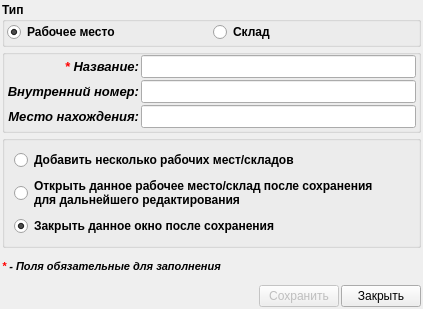
<?xml version="1.0" encoding="UTF-8"?>
<ui version="4.0">
 <class>AddWorkerPlace</class>
 <widget class="QDialog" name="AddWorkerPlace">
  <property name="geometry">
   <rect>
    <x>0</x>
    <y>0</y>
    <width>423</width>
    <height>309</height>
   </rect>
  </property>
  <property name="windowTitle">
   <string>Добавление рабочего места/склада</string>
  </property>
  <layout class="QVBoxLayout" name="verticalLayout_3">
   <property name="spacing">
    <number>2</number>
   </property>
   <property name="margin">
    <number>2</number>
   </property>
   <item>
    <widget class="QGroupBox" name="groupBox_3">
     <property name="font">
      <font>
       <weight>75</weight>
       <bold>true</bold>
      </font>
     </property>
     <property name="title">
      <string>Тип</string>
     </property>
     <layout class="QHBoxLayout" name="horizontalLayout">
      <property name="spacing">
       <number>2</number>
      </property>
      <property name="leftMargin">
       <number>2</number>
      </property>
      <property name="topMargin">
       <number>0</number>
      </property>
      <property name="rightMargin">
       <number>2</number>
      </property>
      <property name="bottomMargin">
       <number>2</number>
      </property>
      <item>
       <widget class="QRadioButton" name="wp">
        <property name="text">
         <string>Рабочее место</string>
        </property>
        <property name="checked">
         <bool>true</bool>
        </property>
       </widget>
      </item>
      <item>
       <widget class="QRadioButton" name="wh">
        <property name="text">
         <string>Склад</string>
        </property>
       </widget>
      </item>
     </layout>
    </widget>
   </item>
   <item>
    <widget class="QGroupBox" name="groupBox_2">
     <property name="title">
      <string/>
     </property>
     <layout class="QVBoxLayout" name="verticalLayout_2">
      <property name="spacing">
       <number>2</number>
      </property>
      <property name="leftMargin">
       <number>2</number>
      </property>
      <property name="topMargin">
       <number>0</number>
      </property>
      <property name="rightMargin">
       <number>2</number>
      </property>
      <property name="bottomMargin">
       <number>2</number>
      </property>
      <item>
       <layout class="QGridLayout" name="gridLayout">
        <property name="spacing">
         <number>2</number>
        </property>
        <item row="0" column="0">
         <widget class="QLabel" name="label">
          <property name="font">
           <font>
            <pointsize>10</pointsize>
            <weight>75</weight>
            <italic>true</italic>
            <bold>true</bold>
           </font>
          </property>
          <property name="text">
           <string>&lt;!DOCTYPE HTML PUBLIC &quot;-//W3C//DTD HTML 4.0//EN&quot; &quot;http://www.w3.org/TR/REC-html40/strict.dtd&quot;&gt;
&lt;html&gt;&lt;head&gt;&lt;meta name=&quot;qrichtext&quot; content=&quot;1&quot; /&gt;&lt;style type=&quot;text/css&quot;&gt;
p, li { white-space: pre-wrap; }
&lt;/style&gt;&lt;/head&gt;&lt;body style=&quot; font-family:'MS Shell Dlg 2'; font-size:8.25pt; font-weight:400; font-style:normal;&quot;&gt;
&lt;p style=&quot; margin-top:0px; margin-bottom:0px; margin-left:0px; margin-right:0px; -qt-block-indent:0; text-indent:0px;&quot;&gt;&lt;span style=&quot; font-size:10pt; font-weight:600; font-style:italic; color:#ff0000;&quot;&gt;*&lt;/span&gt;&lt;span style=&quot; font-size:10pt; font-weight:600; font-style:italic;&quot;&gt; Название:&lt;/span&gt;&lt;/p&gt;&lt;/body&gt;&lt;/html&gt;</string>
          </property>
          <property name="alignment">
           <set>Qt::AlignRight|Qt::AlignTrailing|Qt::AlignVCenter</set>
          </property>
         </widget>
        </item>
        <item row="0" column="1">
         <widget class="QLineEdit" name="name">
          <property name="font">
           <font>
            <pointsize>10</pointsize>
            <weight>75</weight>
            <bold>true</bold>
           </font>
          </property>
         </widget>
        </item>
        <item row="1" column="0">
         <widget class="QLabel" name="label_4">
          <property name="font">
           <font>
            <pointsize>10</pointsize>
            <weight>75</weight>
            <italic>true</italic>
            <bold>true</bold>
           </font>
          </property>
          <property name="text">
           <string>Внутренний номер:</string>
          </property>
          <property name="alignment">
           <set>Qt::AlignRight|Qt::AlignTrailing|Qt::AlignVCenter</set>
          </property>
         </widget>
        </item>
        <item row="1" column="1">
         <widget class="QLineEdit" name="internalNumber">
          <property name="font">
           <font>
            <pointsize>10</pointsize>
            <weight>75</weight>
            <bold>true</bold>
           </font>
          </property>
         </widget>
        </item>
        <item row="2" column="0">
         <widget class="QLabel" name="label_5">
          <property name="font">
           <font>
            <pointsize>10</pointsize>
            <weight>75</weight>
            <italic>true</italic>
            <bold>true</bold>
           </font>
          </property>
          <property name="text">
           <string>Место нахождения:</string>
          </property>
          <property name="alignment">
           <set>Qt::AlignRight|Qt::AlignTrailing|Qt::AlignVCenter</set>
          </property>
         </widget>
        </item>
        <item row="2" column="1">
         <widget class="QLineEdit" name="location">
          <property name="font">
           <font>
            <pointsize>10</pointsize>
            <weight>75</weight>
            <bold>true</bold>
           </font>
          </property>
         </widget>
        </item>
       </layout>
      </item>
     </layout>
    </widget>
   </item>
   <item>
    <widget class="QGroupBox" name="groupBox">
     <property name="font">
      <font>
       <weight>75</weight>
       <bold>true</bold>
      </font>
     </property>
     <property name="title">
      <string/>
     </property>
     <layout class="QVBoxLayout" name="verticalLayout">
      <item>
       <widget class="QRadioButton" name="addMoreWP">
        <property name="text">
         <string>Добавить несколько рабочих мест/складов</string>
        </property>
        <property name="checked">
         <bool>false</bool>
        </property>
       </widget>
      </item>
      <item>
       <widget class="QRadioButton" name="editWPAfterSave">
        <property name="text">
         <string>Открыть данное рабочее место/склад после сохранения
для дальнейшего редактирования</string>
        </property>
        <property name="checked">
         <bool>false</bool>
        </property>
       </widget>
      </item>
      <item>
       <widget class="QRadioButton" name="closeWinAfterSave">
        <property name="text">
         <string>Закрыть данное окно после сохранения</string>
        </property>
        <property name="checked">
         <bool>true</bool>
        </property>
       </widget>
      </item>
     </layout>
    </widget>
   </item>
   <item>
    <widget class="QLabel" name="label_2">
     <property name="text">
      <string>&lt;!DOCTYPE HTML PUBLIC &quot;-//W3C//DTD HTML 4.0//EN&quot; &quot;http://www.w3.org/TR/REC-html40/strict.dtd&quot;&gt;
&lt;html&gt;&lt;head&gt;&lt;meta name=&quot;qrichtext&quot; content=&quot;1&quot; /&gt;&lt;style type=&quot;text/css&quot;&gt;
p, li { white-space: pre-wrap; }
&lt;/style&gt;&lt;/head&gt;&lt;body style=&quot; font-family:'MS Shell Dlg 2'; font-size:8.25pt; font-weight:400; font-style:normal;&quot;&gt;
&lt;p style=&quot; margin-top:0px; margin-bottom:0px; margin-left:0px; margin-right:0px; -qt-block-indent:0; text-indent:0px;&quot;&gt;&lt;span style=&quot; font-size:8pt; font-weight:600; font-style:italic; color:#ff0000;&quot;&gt;*&lt;/span&gt;&lt;span style=&quot; font-size:8pt; font-weight:600; font-style:italic;&quot;&gt; - Поля обязательные для заполнения&lt;/span&gt;&lt;/p&gt;&lt;/body&gt;&lt;/html&gt;</string>
     </property>
    </widget>
   </item>
   <item>
    <layout class="QHBoxLayout" name="horizontalLayout_5">
     <property name="spacing">
      <number>2</number>
     </property>
     <item>
      <spacer name="horizontalSpacer">
       <property name="orientation">
        <enum>Qt::Horizontal</enum>
       </property>
       <property name="sizeHint" stdset="0">
        <size>
         <width>40</width>
         <height>20</height>
        </size>
       </property>
      </spacer>
     </item>
     <item>
      <widget class="QPushButton" name="saveButton">
       <property name="enabled">
        <bool>false</bool>
       </property>
       <property name="font">
        <font>
         <weight>50</weight>
         <bold>false</bold>
        </font>
       </property>
       <property name="text">
        <string>Сохранить</string>
       </property>
       <property name="icon">
        <iconset resource="../icons.qrc">
         <normaloff>:/16x16/save/ico/filesaveas_16x16.png</normaloff>:/16x16/save/ico/filesaveas_16x16.png</iconset>
       </property>
       <property name="autoDefault">
        <bool>false</bool>
       </property>
      </widget>
     </item>
     <item>
      <widget class="QPushButton" name="cancelButton">
       <property name="font">
        <font>
         <weight>50</weight>
         <bold>false</bold>
        </font>
       </property>
       <property name="text">
        <string>Закрыть</string>
       </property>
       <property name="icon">
        <iconset resource="../icons.qrc">
         <normaloff>:/16x16/cancelDel/ico/button_cancel_16x16 (1).png</normaloff>:/16x16/cancelDel/ico/button_cancel_16x16 (1).png</iconset>
       </property>
       <property name="autoDefault">
        <bool>false</bool>
       </property>
      </widget>
     </item>
    </layout>
   </item>
  </layout>
 </widget>
 <tabstops>
  <tabstop>name</tabstop>
  <tabstop>internalNumber</tabstop>
  <tabstop>location</tabstop>
  <tabstop>addMoreWP</tabstop>
  <tabstop>editWPAfterSave</tabstop>
  <tabstop>closeWinAfterSave</tabstop>
  <tabstop>saveButton</tabstop>
  <tabstop>cancelButton</tabstop>
 </tabstops>
 <resources>
  <include location="../icons.qrc"/>
 </resources>
 <connections>
  <connection>
   <sender>cancelButton</sender>
   <signal>clicked()</signal>
   <receiver>AddWorkerPlace</receiver>
   <slot>reject()</slot>
   <hints>
    <hint type="sourcelabel">
     <x>477</x>
     <y>232</y>
    </hint>
    <hint type="destinationlabel">
     <x>283</x>
     <y>235</y>
    </hint>
   </hints>
  </connection>
 </connections>
</ui>
